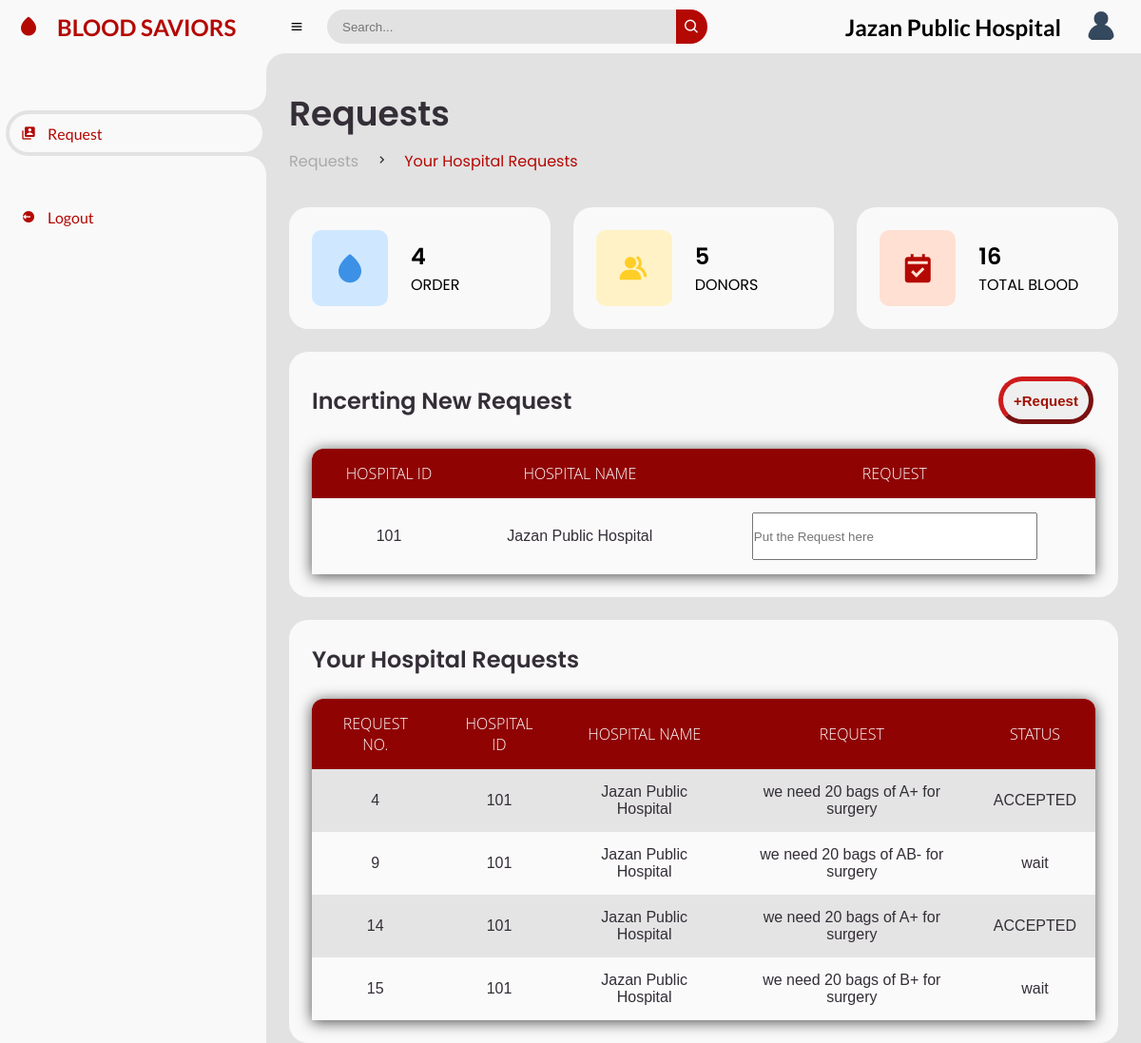
The app's page /view/request.php (signed in) with its own data.
### tables this page shows
CREATE TABLE `hospital` (
  `H_ID` int(20) NOT NULL,
  `H_NAME` varchar(100) NOT NULL,
  `H_PWD` varchar(30) NOT NULL,
  `A_P` int(10) NOT NULL,
  `B_P` int(10) NOT NULL,
  `O_P` int(10) NOT NULL,
  `AB_P` int(10) NOT NULL,
  `A_N` int(10) NOT NULL,
  `B_N` int(10) NOT NULL,
  `O_N` int(10) NOT NULL,
  `AB_N` int(10) NOT NULL
);

CREATE TABLE `requests` (
  `REQUEST_N` int(10) NOT NULL,
  `H_ID` int(10) NOT NULL,
  `H_NAME` varchar(100) NOT NULL,
  `REQUEST` varchar(250) NOT NULL,
  `STATUS` varchar(10) NOT NULL
);

### view/request.php (the view, shortened to what this page needs)
<?php
include '../inc/connection-inc.php';
$hsptl_id = $_SESSION['hsptl_id'];
$request_all = "SELECT * FROM requests WHERE H_ID='$hsptl_id'";
$request_query = mysqli_query($conn, $request_all);
$hospital_row = "SELECT * FROM hospital WHERE H_ID='$hsptl_id'";
$hospital_query = mysqli_query($conn, $hospital_row);
?>
<!DOCTYPE html>
<html lang="en">
<head>
	<link href='https://unpkg.com/boxicons@2.0.9/css/boxicons.min.css' rel='stylesheet'>
	<link rel="stylesheet" href="../style/style.css">
	<link rel="stylesheet" type="text/css" href="/external_links/font-awesome.css">
</head>
<body>
	<?php include "../sidebar_links/hsptl_links.php"; ?>
	<section id="content">
		<?php include "../config/hsptl_nav_html.php"; ?>
		<main>
			<div class="head-title">
				<div class="left">
					<h1>Requests</h1>
					<ul class="breadcrumb">
						<li>
							<a href="#">Requests</a>
						</li>
						<li><i class='bx bx-chevron-right' ></i></li>
						<li>
							<a class="active" href="#">Your Hospital Requests</a>
						</li>
					</ul>
				</div>
			</div>
			<?php include "../config/counter_html.php"; ?>
			<form action="request.php" method="POST">
				<div class="table-data">
					<div class="order">
						<div class="head">
							<h3>Incerting New Request</h3>
							<button class="box_button_D_V" name="new_req"><p>+Request</p></button>
						</div>
						<table>
							<tr>
								<th> Hospital ID </th>
								<th> Hospital Name </th>
                                <th> Request </th>
							</tr>
                            <?php while($row2 = mysqli_fetch_array($hospital_query)): ?>
							<tr style=background-color:#fafafa;>
								<td><?php echo $row2['H_ID'] ?></td>
								<td><?php echo $row2['H_NAME'] ?></td>
								<td><input type="text" name="h_request" placeholder="Put the Request here" style="width: 300PX; height: 50PX;"></td>
							</tr>
                            <?php endwhile; ?>
						</table>
					</div>
				</div>
			</form>
			<div class="table-data">
				<div class="order">
					<div class="head">
						<h3>Your Hospital Requests</h3>
					</div>
					<table>
						<tr>
							<th> Request no. </th>
							<th> Hospital ID </th>
							<th> Hospital name </th>
                            <th> Request </th>
                            <th> Status </th>
						</tr>
						<?php while($row3 = mysqli_fetch_array($request_query)): ?>
							<tr>
								<td><?php echo $row3['REQUEST_N'] ?></td>
								<td><?php echo $row3['H_ID'] ?></td>
								<td><?php echo $row3['H_NAME'] ?></td>
                                <td><?php echo $row3['REQUEST'] ?></td>
                                <td><?php echo $row3['STATUS'] ?></td>
							</tr>
						<?php endwhile; ?>
					</table>
				</div>
			</div>
		</main>
	</section>
</body>
</html>

### config/hsptl_nav_html.php
<nav>
    <i class='bx bx-menu' ></i>
    <form action="#">
        <div class="form-input">
            <input type="search" placeholder="Search...">
            <button type="submit" class="search-btn"><i class='bx bx-search' ></i></button>
        </div>
    </form>
    <div>
        <h2 name="user_profile_name">
            <?php
            $hsptl_id = $_SESSION['hsptl_id'];
            $hsptl_id = "SELECT H_NAME FROM hospital WHERE H_ID='$hsptl_id'";
            $hsptl_id_query = mysqli_query($conn, $hsptl_id);
            $fetch = mysqli_fetch_assoc($hsptl_id_query);
            echo $fetch['H_NAME'];
            ?>
        </h2>
    </div>
    <a href="#" class="profile">
        <img src="../img/profile.png">
    </a>
</nav>

### style/style.css (style rules this page uses)
html { min-height: 100%; }
* { margin: 0; padding: 0; box-sizing: border-box; }
a { text-decoration: none; }
li { list-style: none; }
:root { --poppins: 'Poppins', sans-serif; --lato: 'Lato', sans-serif; --light: #F9F9F9; --blue: #3C91E6; --light-blue: #CFE8FF; --grey: rgb(226, 226, 226); --dark-grey: #AAAAAA; --dark: #342E37; --red: #b40803; --yellow: #FFCE26; --light-yellow: #FFF2C6; --orange: #FD7238; --light-orange: #FFE0D3; }
html { overflow-x: hidden; }
body { background: var(--grey); }
#content { position: relative; width: calc(100% - 280px); left: 280px; transition: .3s ease; }
#content nav { height: 56px; background: var(--light); padding: 0 24px; display: flex; align-items: center; grid-gap: 24px; font-family: var(--lato); position: sticky; top: 0; left: 0; z-index: 1000; }
#content nav::before { content: ''; position: absolute; width: 40px; height: 40px; bottom: -40px; left: 0; border-radius: 50%; box-shadow: -20px -20px 0 var(--light); }
#content nav a { color: var(--dark); }
#content nav .bx.bx-menu { cursor: pointer; }
#content nav form { max-width: 400px; width: 100%; margin-right: auto; }
#content nav form .form-input { display: flex; align-items: center; height: 36px; }
#content nav form .form-input input { flex-grow: 1; padding: 0 16px; height: 100%; border: none; background: var(--grey); border-radius: 36px 0 0 36px; outline: none; width: 100%; }
#content nav form .form-input button { width: 36px; height: 100%; display: flex; justify-content: center; align-items: center; background: var(--red); color: var(--light); font-size: 18px; border: none; outline: none; border-radius: 0 36px 36px 0; cursor: pointer; }
#content nav .profile img { width: 36px; height: 36px; object-fit: cover; border-radius: 50%; }
#content main { width: 100%; padding: 36px 24px; font-family: var(--poppins); max-height: calc(100vh - 56px); height: 100%; }
#content main .head-title { display: flex; align-items: center; justify-content: space-between; grid-gap: 16px; flex-wrap: wrap; }
#content main .head-title .left h1 { font-size: 36px; font-weight: 600; margin-bottom: 10px; color: var(--dark); }
#content main .head-title .left .breadcrumb { display: flex; align-items: center; grid-gap: 16px; }
#content main .head-title .left .breadcrumb li { color: var(--dark); }
#content main .head-title .left .breadcrumb li a { color: var(--dark-grey); pointer-events: none; }
#content main .head-title .left .breadcrumb li a.active { color: var(--red); pointer-events: unset; }
#content main .table-data { display: flex; flex-wrap: wrap; grid-gap: 24px; margin-top: 24px; width: 100%; height: 100%; color: var(--dark); }
#content main .table-data > div { border-radius: 20px; background: var(--light); padding: 24px; overflow-x: auto; }
#content main .table-data .head { display: flex; align-items: center; grid-gap: 16px; margin-bottom: 24px; }
#content main .table-data .head h3 { margin-right: auto; font-size: 24px; font-weight: 600; }
#content main .table-data .order { flex-grow: 1; flex-basis: 500px; }
.box_button_D_V { border-radius: 50px; border-width: 5px; width: 100px; height: 50px; border-color: rgb(206, 27, 27); text-align:center; -webkit-line-clamp: vertical; overflow: hidden; text-overflow: ellipsis; color: #3a3a3a; margin: 2px; }
.box_button_D_V p { font-size: 15px; font-family:Verdana, Geneva, Tahoma, sans-serif; text-align: center;color: rgb(161, 17, 1); font-weight: bold; }
table { width: 100%; border-collapse: collapse; border-spacing: 0; box-shadow: 0 2px 15px rgba(5, 5, 5, 0.7); border-radius: 12px 12px 0 0; overflow: hidden; }
td , th { padding: 15px 20px; text-align: center; }
th { background-color: #8f0303; color: #ffffff; font-family: 'Open Sans',Sans-serif; font-weight: 200; text-transform: uppercase; }
tr { width: 100%; background-color: #fafafa; font-family: 'Montserrat', sans-serif; }
tr:nth-child(even) { background-color: #e4e4e4; }

### records on screen
hospital: H_NAME "Jazan Public Hospital", H_ID "101"
requests: REQUEST_N "4", H_ID "101", H_NAME "Jazan Public Hospital", REQUEST "we need 20 bags of A+ for surgery", STATUS "ACCEPTED"
requests: REQUEST_N "9", H_ID "101", H_NAME "Jazan Public Hospital", REQUEST "we need 20 bags of AB- for surgery", STATUS "wait"
requests: REQUEST_N "14", H_ID "101", H_NAME "Jazan Public Hospital", REQUEST "we need 20 bags of A+ for surgery", STATUS "ACCEPTED"
requests: REQUEST_N "15", H_ID "101", H_NAME "Jazan Public Hospital", REQUEST "we need 20 bags of B+ for surgery", STATUS "wait"

### other values on screen
$order_count "4"
$donor_count "5"
$count['sum_a_p'] "16"
